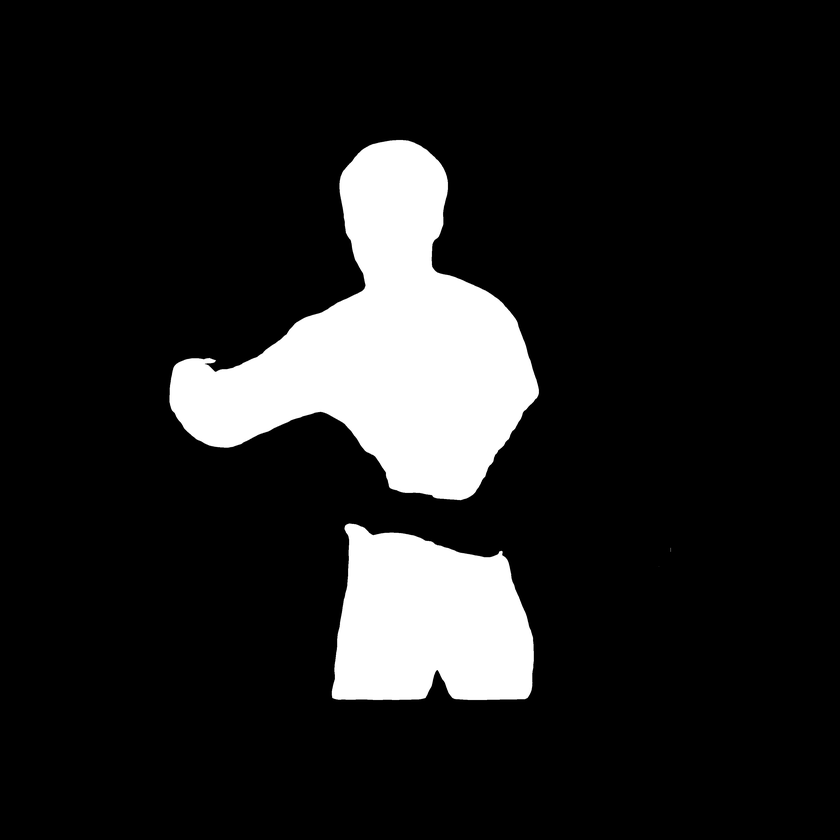
#> input picture test_data/hd_painter/combined_mask.png, 840 x 840 px, shrunk from 3306 x 3306 before the run
$ python prepare_hd_painter_data.py --image ../../../test_data/hd_painter/combined_mask.png --mask ../../../test_data/hd_painter/combined_mask.png
#> lines starting #> are read from the running program, lines starting #| are printed output that depends on the picture; after the words box and inside, x2 and y2 are one past the last pixel; in counts of white or black regions, pixels touching at a corner belong together
"""Prepare aligned square image/mask inputs for an HD-Painter smoke test.

Example:
    python backend/models/object_reconstruction/prepare_hd_painter_data.py \
        --image /path/to/source.png \
        --mask /path/to/reconstruction_mask.png \
        --output-dir test_data/hd_painter

Pass ``--mask`` more than once to retain the component masks and create their
binary union. White output-mask pixels are the region HD-Painter reconstructs.
"""

from __future__ import annotations

import argparse
import json
import math
from pathlib import Path
from typing import NamedTuple, Sequence

import numpy as np
from PIL import Image


class PreparedData(NamedTuple):
    """Paths generated for one HD-Painter smoke-test sample."""

    image_crop: Path
    combined_mask: Path
    component_masks: tuple[Path, ...]
    preview: Path
    metadata: Path


def _square_box(mask: np.ndarray, padding_ratio: float) -> tuple[int, int, int, int]:
    ys, xs = np.nonzero(mask)
    if xs.size == 0:
        raise ValueError("The combined reconstruction mask is empty.")

    x_min, x_max = int(xs.min()), int(xs.max()) + 1
    y_min, y_max = int(ys.min()), int(ys.max()) + 1
    object_width = x_max - x_min
    object_height = y_max - y_min
    side = max(1, math.ceil(max(object_width, object_height) * (1 + 2 * padding_ratio)))
    center_x = (x_min + x_max) / 2
    center_y = (y_min + y_max) / 2
    left = math.floor(center_x - side / 2)
    top = math.floor(center_y - side / 2)
    return left, top, left + side, top + side


def _crop_with_padding(
    array: np.ndarray,
    box: tuple[int, int, int, int],
    *,
    image_padding: bool,
) -> np.ndarray:
    left, top, right, bottom = box
    height, width = array.shape[:2]
    clipped_left = max(0, left)
    clipped_top = max(0, top)
    clipped_right = min(width, right)
    clipped_bottom = min(height, bottom)
    cropped = array[clipped_top:clipped_bottom, clipped_left:clipped_right]

    pad_width = (
        (max(0, -top), max(0, bottom - height)),
        (max(0, -left), max(0, right - width)),
    )
    if array.ndim == 3:
        pad_width += ((0, 0),)
    if image_padding:
        return np.pad(cropped, pad_width, mode="edge")
    return np.pad(cropped, pad_width, mode="constant", constant_values=0)


def prepare_hd_painter_data(
    *,
    image_path: str | Path,
    mask_paths: Sequence[str | Path],
    output_dir: str | Path,
    padding_ratio: float = 0.25,
) -> PreparedData:
    """Create native-resolution square inputs from a full image and masks."""
    if padding_ratio < 0:
        raise ValueError("padding_ratio must be non-negative.")
    if not mask_paths:
        raise ValueError("At least one component mask is required.")

    image_path = Path(image_path).expanduser().resolve()
    resolved_masks = [Path(path).expanduser().resolve() for path in mask_paths]
    output_dir = Path(output_dir).expanduser().resolve()
    output_dir.mkdir(parents=True, exist_ok=True)

    with Image.open(image_path) as opened_image:
        image = opened_image.convert("RGB")
    image_array = np.asarray(image)

    masks: list[np.ndarray] = []
    for mask_path in resolved_masks:
        with Image.open(mask_path) as opened_mask:
            mask = np.asarray(opened_mask.convert("L"))
        if mask.shape != image_array.shape[:2]:
            raise ValueError(
                f"Mask dimensions {mask.shape[::-1]} from {mask_path} do not "
                f"match image dimensions {image.size}."
            )
        masks.append(mask > 0)

    combined = np.logical_or.reduce(masks)
    box = _square_box(combined, padding_ratio)
    image_crop = _crop_with_padding(image_array, box, image_padding=True)
    component_crops = [
        _crop_with_padding(mask.astype(np.uint8) * 255, box, image_padding=False)
        for mask in masks
    ]
    combined_crop = np.logical_or.reduce(
        [mask > 0 for mask in component_crops]
    ).astype(np.uint8) * 255

    image_output = output_dir / "image_crop.png"
    combined_output = output_dir / "combined_mask.png"
    preview_output = output_dir / "preview.png"
    metadata_output = output_dir / "metadata.json"
    Image.fromarray(image_crop, mode="RGB").save(image_output)
    Image.fromarray(combined_crop, mode="L").save(combined_output)

    component_outputs: list[Path] = []
    for index, component_crop in enumerate(component_crops):
        component_output = output_dir / f"component_mask_{index:02d}.png"
        Image.fromarray(component_crop, mode="L").save(component_output)
        component_outputs.append(component_output)

    preview = image_crop.copy()
    overlay = np.zeros_like(preview)
    overlay[..., 0] = 255
    selected = combined_crop > 0
    preview[selected] = (
        0.55 * preview[selected] + 0.45 * overlay[selected]
    ).astype(np.uint8)
    Image.fromarray(preview, mode="RGB").save(preview_output)

    metadata = {
        "source_image": str(image_path),
        "source_masks": [str(path) for path in resolved_masks],
        "source_size": list(image.size),
        "square_crop_box_xyxy": list(box),
        "square_size": int(image_crop.shape[0]),
        "padding_ratio": padding_ratio,
        "mask_semantics": "white pixels are reconstructed",
        "image_padding": "edge replication",
        "mask_padding": "zero",
    }
    metadata_output.write_text(
        json.dumps(metadata, indent=2), encoding="utf-8"
    )

    return PreparedData(
        image_crop=image_output,
        combined_mask=combined_output,
        component_masks=tuple(component_outputs),
        preview=preview_output,
        metadata=metadata_output,
    )


def _parse_args() -> argparse.Namespace:
    parser = argparse.ArgumentParser(
        description="Convert a full image and component masks to square HD-Painter inputs."
    )
    parser.add_argument("--image", required=True, help="Path to the full RGB image.")
    parser.add_argument(
        "--mask",
        action="append",
        required=True,
        dest="masks",
        help="Path to a full-size component/reconstruction mask; repeat as needed.",
    )
    parser.add_argument(
        "--output-dir",
        default="test_data/hd_painter",
        help="Directory for the generated smoke-test data.",
    )
    parser.add_argument(
        "--padding-ratio",
        type=float,
        default=0.25,
        help="Context added on every side relative to the largest mask dimension.",
    )
    return parser.parse_args()


def main() -> None:
    args = _parse_args()
    result = prepare_hd_painter_data(
        image_path=args.image,
        mask_paths=args.masks,
        output_dir=args.output_dir,
        padding_ratio=args.padding_ratio,
    )
#> in prepare_hd_painter_data, opened_image is the input picture: PIL image 840x840 L; min 0, max 255, mean 32.3
#> in prepare_hd_painter_data, `combined = np.logical_or.reduce(masks)`:
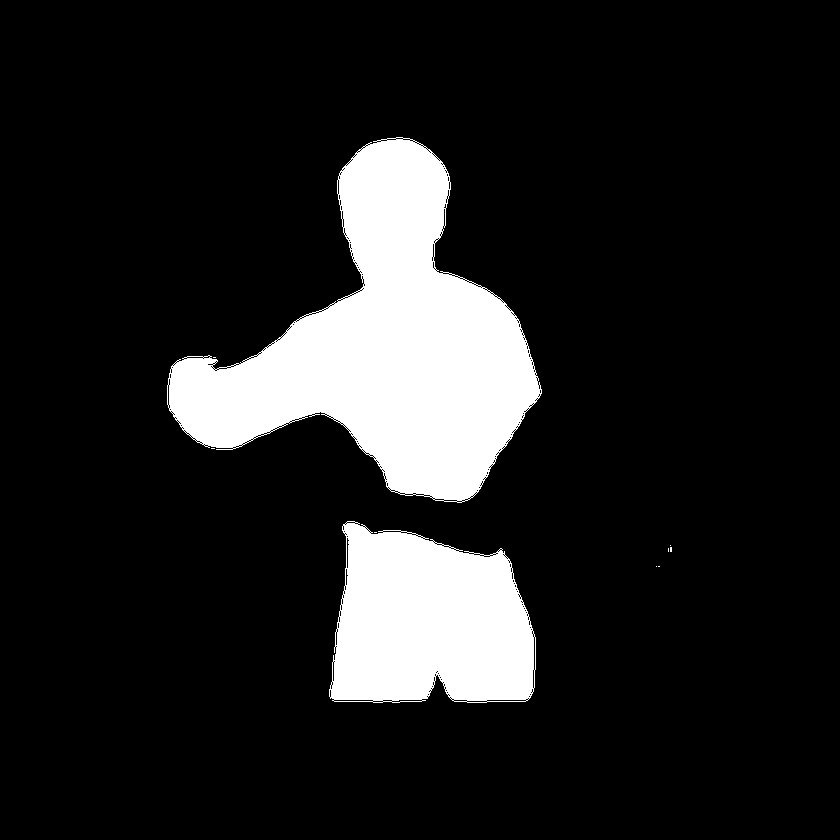
#> combined: shape (840, 840) bool; 13.1% white; 10 white regions (8 under 20 px), largest, box (x1, y1, x2, y2) and area: (167, 137, 542, 503) 63041, (329, 521, 536, 703) 29552
#> in _square_box, `x_min, x_max = int(xs.min()), int(xs.max()) + 1`: x_min = 167; x_max = 672
#> in _square_box, `y_min, y_max = int(ys.min()), int(ys.max()) + 1`: y_min = 137; y_max = 703
#> in _square_box, `object_width = x_max - x_min`: object_width = 505
#> in _square_box, `object_height = y_max - y_min`: object_height = 566
#> in _square_box, `side = max(1, math.ceil(max(object_width, object_height) * (1 + 2 * pa..`: side = 849
#> in _square_box, `center_x = (x_min + x_max) / 2`: center_x = 419.5
#> in _square_box, `center_y = (y_min + y_max) / 2`: center_y = 420
#> in _square_box, `left = math.floor(center_x - side / 2)`: left = -5
#> in prepare_hd_painter_data, `box = _square_box(combined, padding_ratio)`: box = (-5, -5, 844, 844)
#> in _crop_with_padding, `left, top, right, bottom = box`: left = -5; right = 844
#> in _crop_with_padding, `clipped_left = max(0, left)`: clipped_left = 0
#> in _crop_with_padding, `clipped_right = min(width, right)`: clipped_right = 840
#> in _crop_with_padding, `pad_width = ( (max(0, -top), max(0, bottom - height)), (max(0, -left),..`: pad_width = ((5, 4), (5, 4))
#> in _crop_with_padding, `pad_width += ((0, 0),)`: pad_width = ((5, 4), (5, 4), (0, 0))
#> call 2 of _crop_with_padding, with box = (-5, -5, 844, 844), image_padding = False
#> in _crop_with_padding (call 2), `pad_width = ( (max(0, -top), max(0, bottom - height)), (max(0, -left),..`: pad_width = ((5, 4), (5, 4))
#> in _crop_with_padding (call 2), `return np.pad(cropped, pad_width, mode="constant", constant_values=0)`:
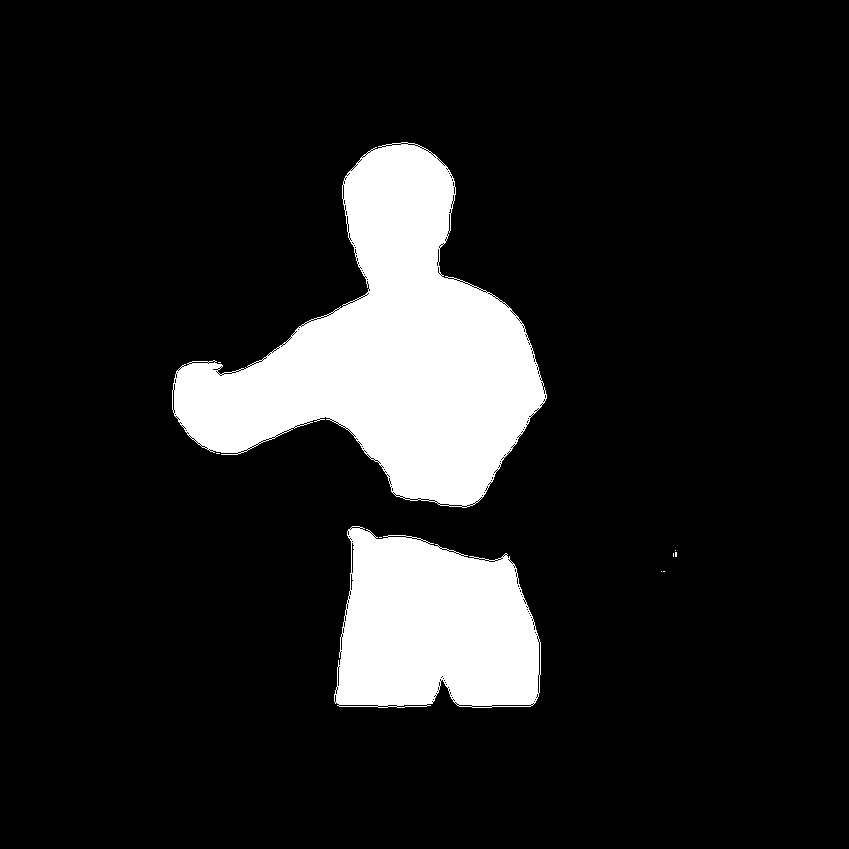
#> returned value: shape (849, 849); 12.8% white; 10 white regions (8 under 20 px), largest, box (x1, y1, x2, y2) and area: (172, 142, 547, 508) 63041, (334, 526, 541, 708) 29552
#> in prepare_hd_painter_data, `component_crops = [ _crop_with_padding(mask.astype(np.uint8) * 255, bo..`: component_crops = 1 item
#> the loop in prepare_hd_painter_data, `for index, component_crop in enumerate(component_crops):` made 1 pass
#> in prepare_hd_painter_data, `preview[selected] = ( 0.55 * preview[selected] + 0.45 * overlay[select..`:
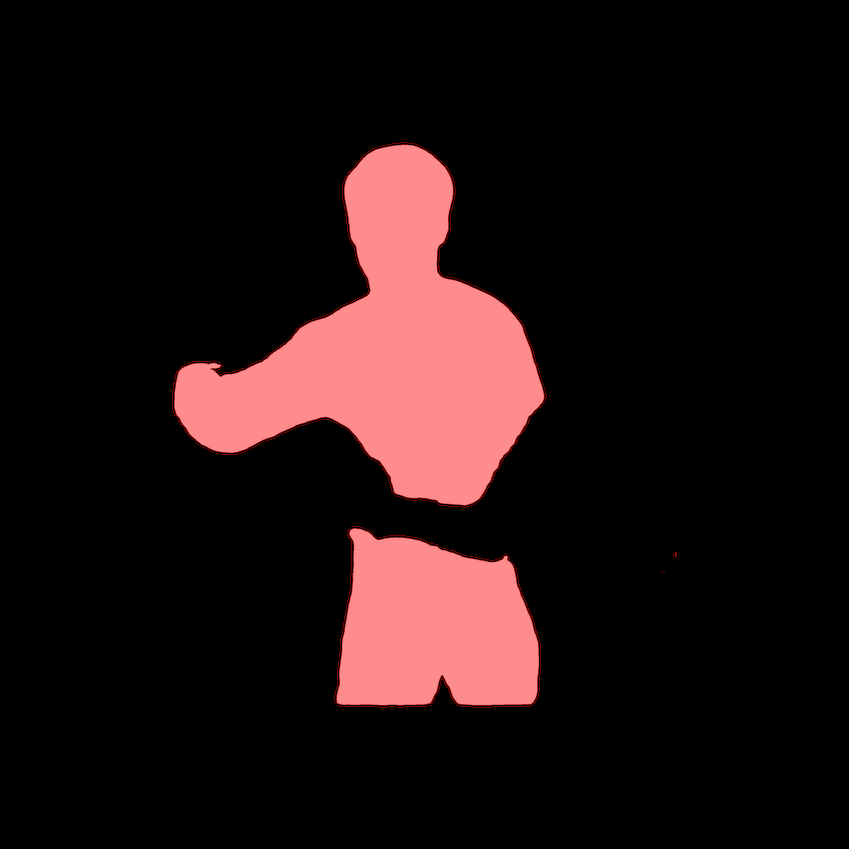
#> preview: shape (849, 849, 3); mean R, G, B 32.1, 17.3, 17.3
#> result = 5 items
    print(f"Square image: {result.image_crop}")
#| Square image: backend/models/object_reconstruction/test_data/hd_painter/image_crop.png
    print(f"Combined mask: {result.combined_mask}")
#| Combined mask: backend/models/object_reconstruction/test_data/hd_painter/combined_mask.png
    print(f"Preview: {result.preview}")
#| Preview: backend/models/object_reconstruction/test_data/hd_painter/preview.png
    print(f"Metadata: {result.metadata}")
#| Metadata: backend/models/object_reconstruction/test_data/hd_painter/metadata.json


if __name__ == "__main__":
    main()

$ run again, with test/signal1_case1.png copied over test_data/hd_painter/combined_mask.png
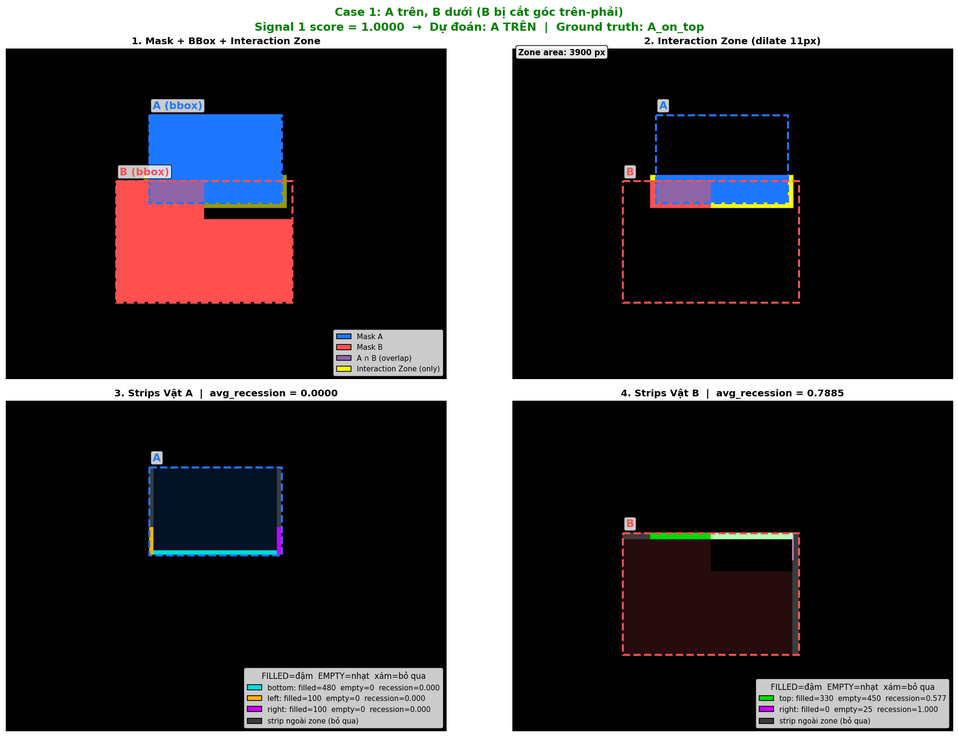
#> input picture test/signal1_case1.png, 958 x 737 px, shrunk from 1995 x 1534 before the run
#> in prepare_hd_painter_data, opened_image is the input picture: PIL image 958x737 RGBA; mean R, G, B, A 60, 57.1, 59.4, 255
#> in prepare_hd_painter_data, `combined = np.logical_or.reduce(masks)`:
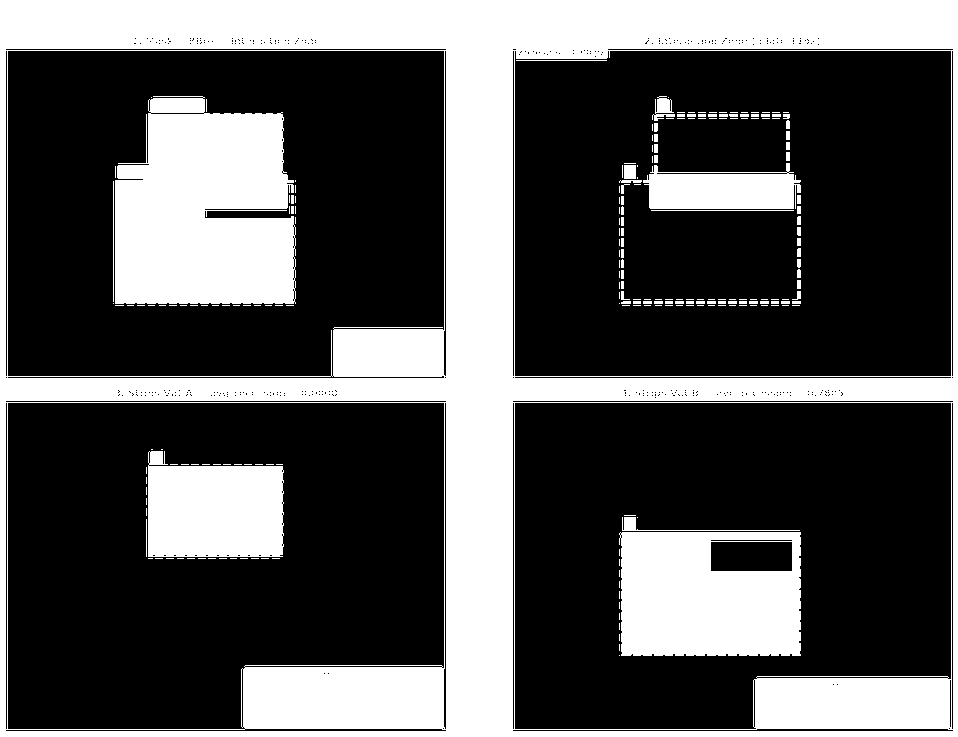
#> combined: shape (737, 958) bool; 33.1% white; 220 white regions (148 under 20 px), largest, box (x1, y1, x2, y2) and area: (0, 0, 958, 737) 160465, (115, 96, 296, 304) 31803, (619, 532, 801, 656) 19788
#> x_min = 0; x_max = 958
#> y_min = 0; y_max = 737
#> object_width = 958
#> object_height = 737
#> side = 1437
#> center_x = 479
#> center_y = 368.5
#> in _square_box, `left = math.floor(center_x - side / 2)`: left = -240
#> in _square_box, `top = math.floor(center_y - side / 2)`: top = -350
#> box = (-240, -350, 1197, 1087)
#> in _crop_with_padding, `left, top, right, bottom = box`: left = -240; top = -350; right = 1197; bottom = 1087
#> clipped_left = 0
#> clipped_right = 958
#> clipped_bottom = 737
#> in _crop_with_padding, `pad_width = ( (max(0, -top), max(0, bottom - height)), (max(0, -left),..`: pad_width = ((350, 350), (240, 239))
#> in _crop_with_padding, `pad_width += ((0, 0),)`: pad_width = ((350, 350), (240, 239), (0, 0))
#> component_crops = 1 item
#> the loop in prepare_hd_painter_data, `for index, component_crop in enumerate(component_crops):` made 1 pass
#> selected: shape (1437, 1437) bool; 11.3% white; 220 white regions (148 under 20 px), largest, box (x1, y1, x2, y2) and area: (240, 350, 1198, 1087) 160465, (355, 446, 536, 654) 31803, (859, 882, 1041, 1006) 19788
#> in prepare_hd_painter_data, `preview[selected] = ( 0.55 * preview[selected] + 0.45 * overlay[select..`:
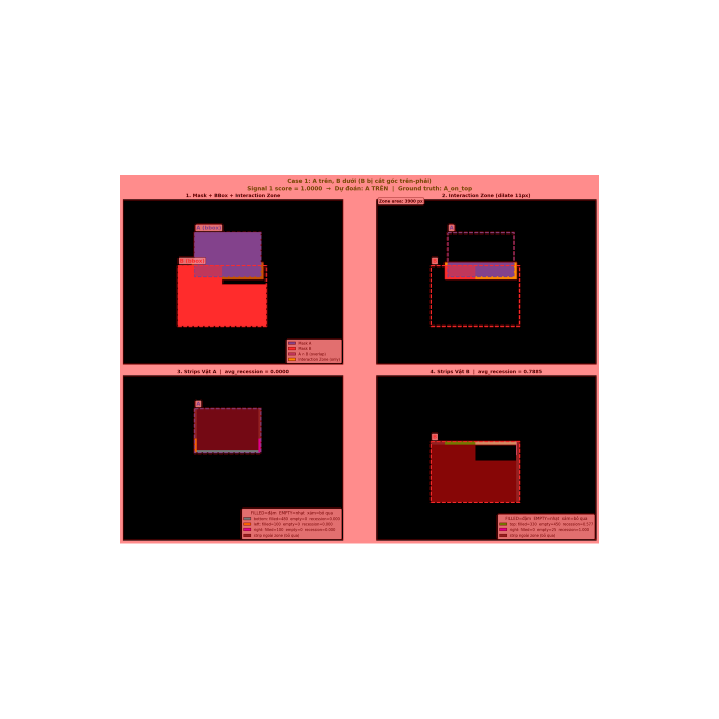
#> preview: shape (1437, 1437, 3) (shown at 1/2 size); mean R, G, B 192.1, 178.5, 178.9
#> result = 5 items
#| Square image: backend/models/object_reconstruction/test_data/hd_painter/image_crop.png
#| Combined mask: backend/models/object_reconstruction/test_data/hd_painter/combined_mask.png
#| Preview: backend/models/object_reconstruction/test_data/hd_painter/preview.png
#| Metadata: backend/models/object_reconstruction/test_data/hd_painter/metadata.json
